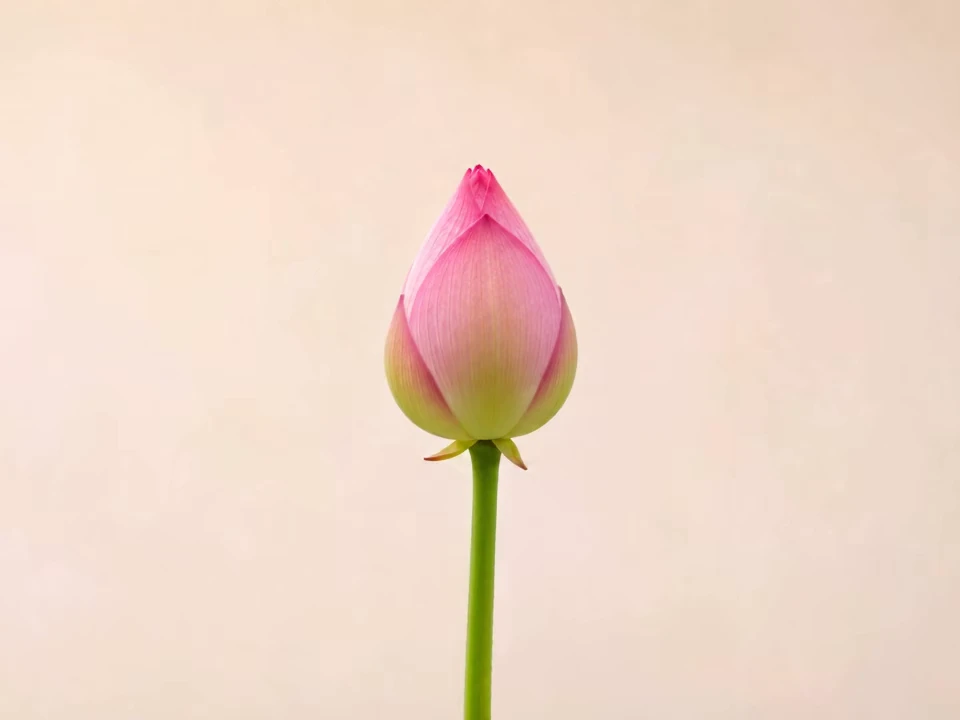
#> input picture dist/assets/lotus/frames/002.webp, 960 x 720 px
$ python -i stabilize-lotus.py   (imports and definitions only)
#> lines starting #> are read from the running program, lines starting #| are printed output that depends on the picture; after the words box and inside, x2 and y2 are one past the last pixel; in counts of white or black regions, pixels touching at a corner belong together
# Extract the flower from each uploaded video frame and use one unchanging backdrop.
from pathlib import Path
from concurrent.futures import ThreadPoolExecutor
from PIL import Image
import numpy as np
import cv2
from scipy.ndimage import binary_fill_holes
# [1 line not run here, left out]
root=Path(__file__).resolve().parents[1]/'dist/assets/lotus'
# [1 line not run here, left out]
y,x=np.mgrid[0:720,0:960];glow=np.maximum(0,1-((x-480)/720)**2-((y-260)/1000)**2)[...,None]
bg=np.clip(np.array([239,222,204])+glow*np.array([9,8,8]),0,255).astype(np.float32)
def process(p):
#> called with p = '../dist/assets/lotus/frames/002.webp'
 im=np.array(Image.open(p).convert('RGB'));h,s,v=cv2.cvtColor(im,cv2.COLOR_RGB2HSV).transpose(2,0,1)
#> in process, im is the input picture: shape (720, 960, 3); mean R, G, B 239.5, 216.2, 200.7
#> after `h, s, v = cv2.cvtColor(im, cv2.COLOR_RGB2HSV).transpose(2, 0, 1)`:
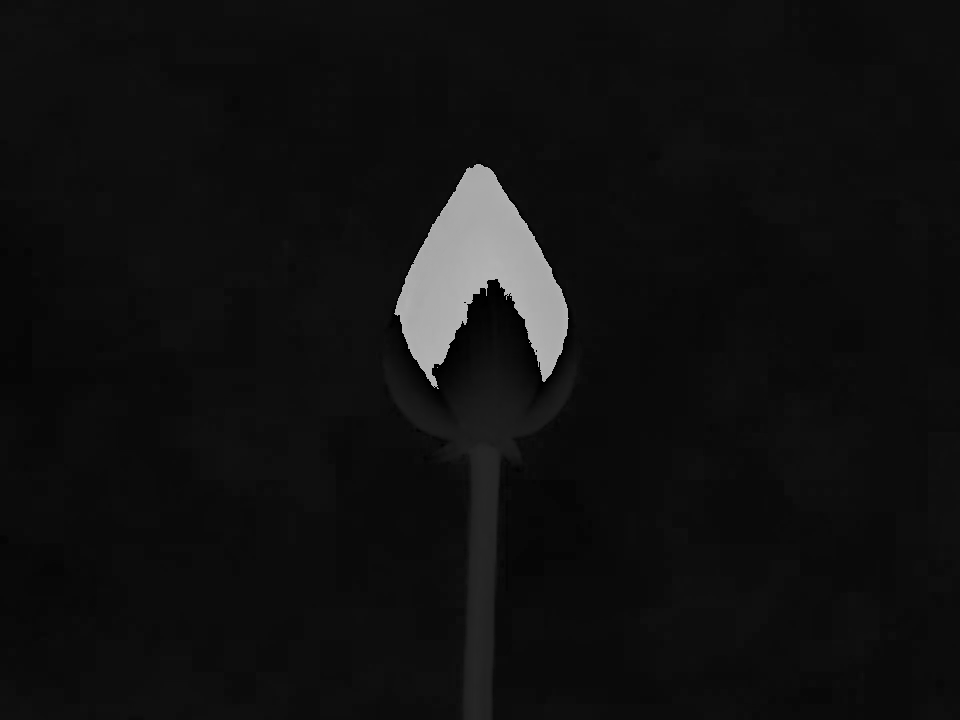
#> h: shape (720, 960); min 0, max 179, mean 16.8
#> after `h, s, v = cv2.cvtColor(im, cv2.COLOR_RGB2HSV).transpose(2, 0, 1)`:
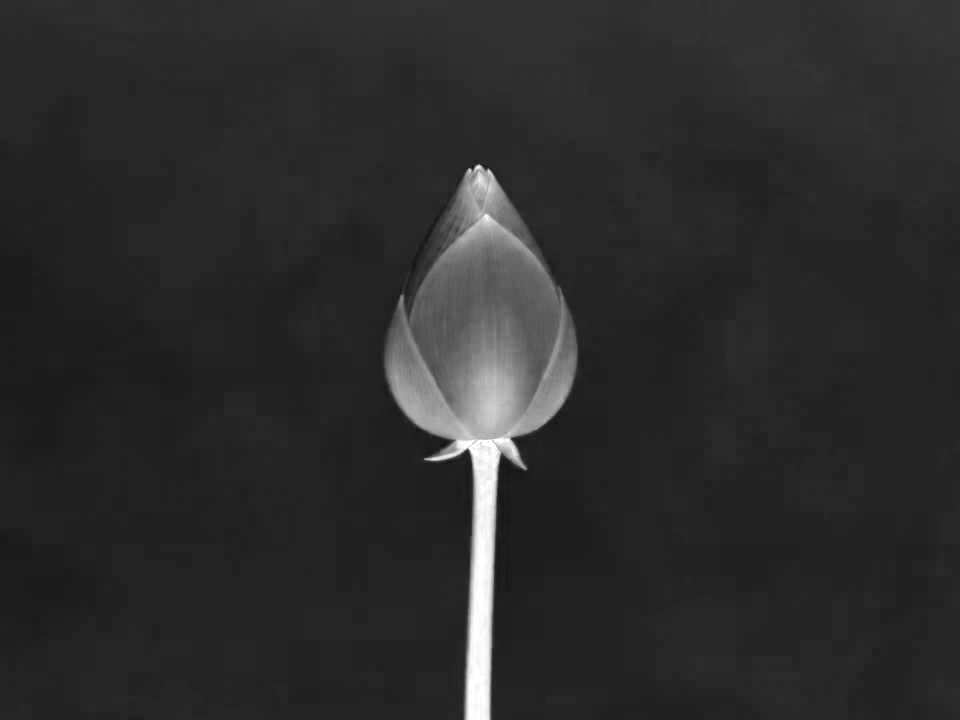
#> s: shape (720, 960); min 18, max 255, mean 44
#> after `h, s, v = cv2.cvtColor(im, cv2.COLOR_RGB2HSV).transpose(2, 0, 1)`:
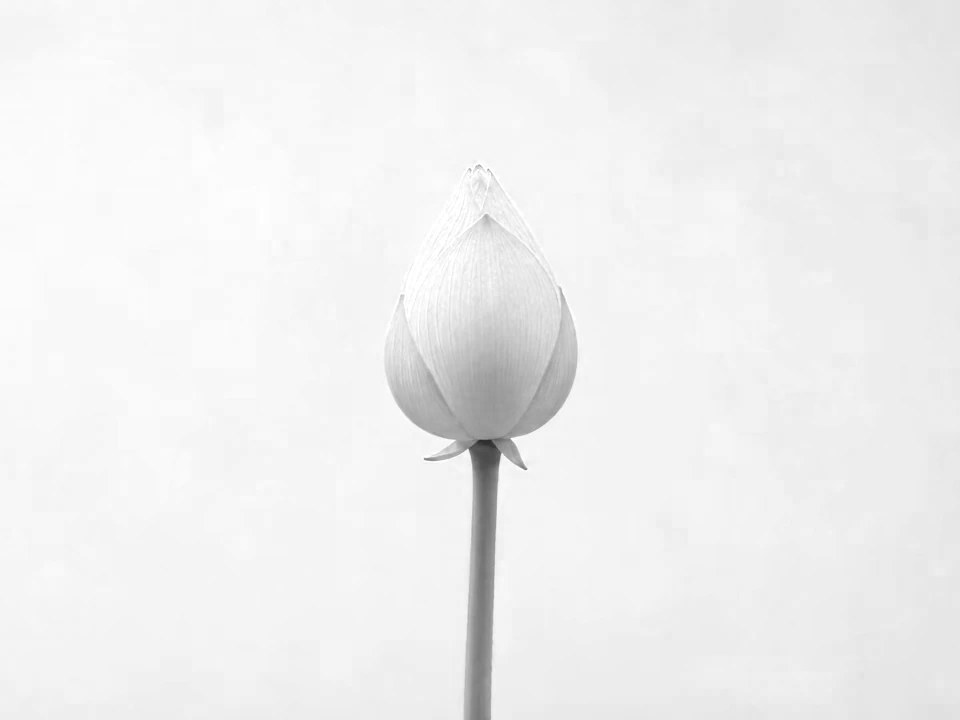
#> v: shape (720, 960); min 41, max 255, mean 239.7
 seed=((h>155)&(s>32))|((h>24)&(h<92)&(s>75))|((h<35)&(s>60))
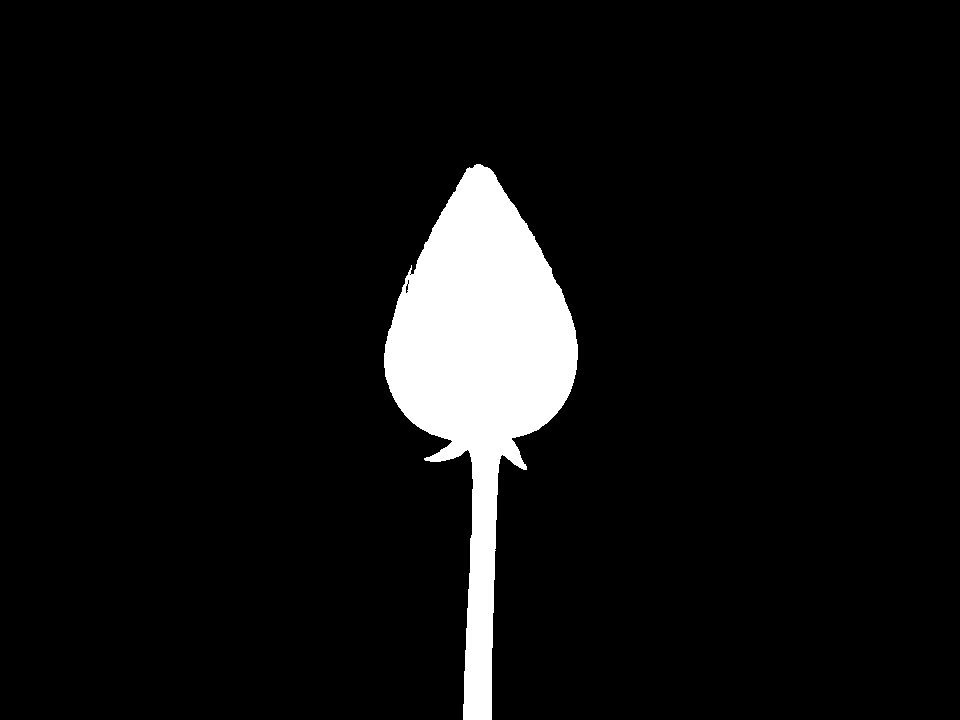
#> seed: shape (720, 960) bool; 6.6% white; 1 white region, box (x1, y1, x2, y2) and area: (384, 164, 578, 720) 45377
 seed=seed.astype('uint8');kernel=cv2.getStructuringElement(cv2.MORPH_ELLIPSE,(31,31));outline=cv2.morphologyEx(seed,cv2.MORPH_CLOSE,kernel)
#> after `outline = cv2.morphologyEx(seed, cv2.MORPH_CLOSE, kernel)`:
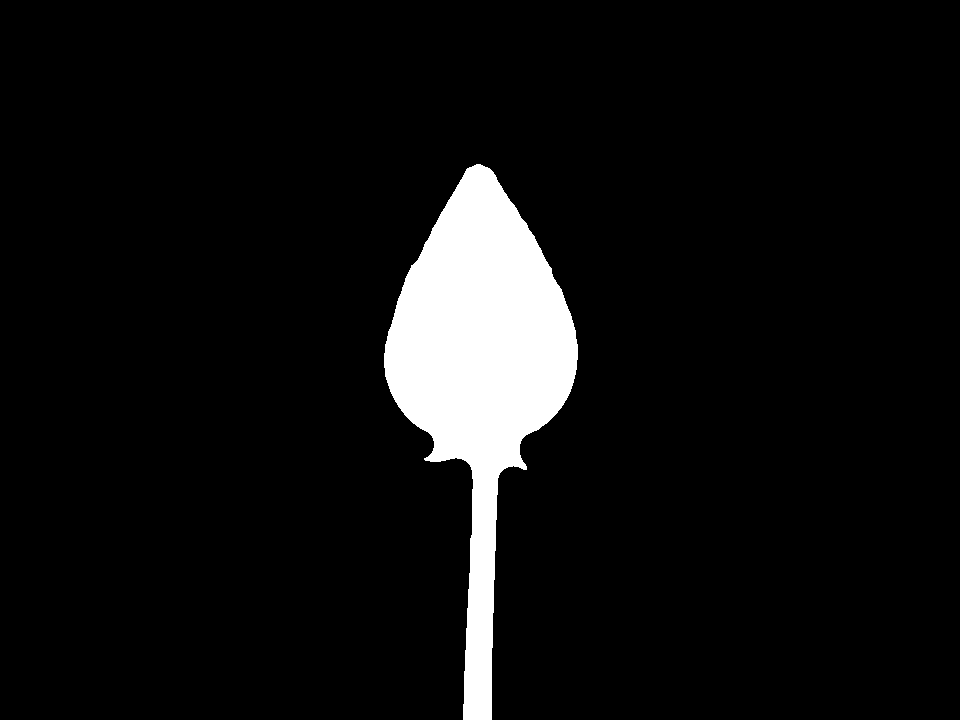
#> outline: shape (720, 960); values 0 (black) and 1 (white), 6.7% white; 1 white region, box (x1, y1, x2, y2) and area: (384, 164, 578, 720) 46049
 mask=np.zeros(seed.shape,'uint8');mask[cv2.dilate(outline,kernel)>0]=cv2.GC_PR_BGD;mask[outline>0]=cv2.GC_PR_FGD
 mask[cv2.erode(seed,np.ones((5,5),'uint8'))>0]=cv2.GC_FGD
 cv2.grabCut(im,mask,None,np.zeros((1,65),np.float64),np.zeros((1,65),np.float64),2,cv2.GC_INIT_WITH_MASK)
 silhouette=((mask==cv2.GC_FGD)|(mask==cv2.GC_PR_FGD)|(seed>0)).astype('uint8')
#> silhouette: shape (720, 960); values 0 (black) and 1 (white), 6.7% white; 1 white region, box (x1, y1, x2, y2) and area: (383, 163, 578, 720) 46498
 silhouette=cv2.morphologyEx(silhouette,cv2.MORPH_CLOSE,cv2.getStructuringElement(cv2.MORPH_ELLIPSE,(41,41)))
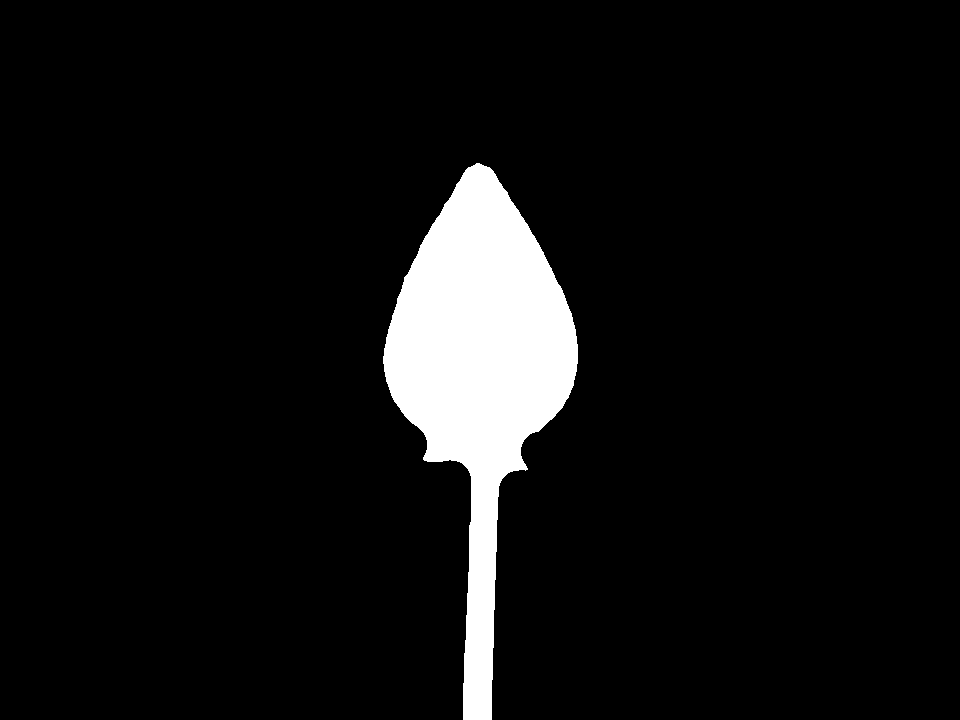
#> silhouette: shape (720, 960); values 0 (black) and 1 (white), 6.9% white; 1 white region, box (x1, y1, x2, y2) and area: (383, 163, 578, 720) 47436
 count,labels,stats,_=cv2.connectedComponentsWithStats(silhouette,8)
#> count = 2; stats = [[0, 0, 960, 720, 643764], [383, 163, 195, 557, 47436]]
 silhouette=(labels==(1+np.argmax(stats[1:,cv2.CC_STAT_AREA]))).astype('uint8')
 alpha=binary_fill_holes(silhouette).astype(np.float32)
 alpha=cv2.GaussianBlur(alpha,(3,3),.5)
 comp=Image.fromarray(np.clip(im*alpha[...,None]+bg*(1-alpha[...,None]),0,255).astype('uint8'))
#> (the run stopped early here; a loop or call above may not have finished)

$ run again, on dist/assets/lotus/stable/003.webp
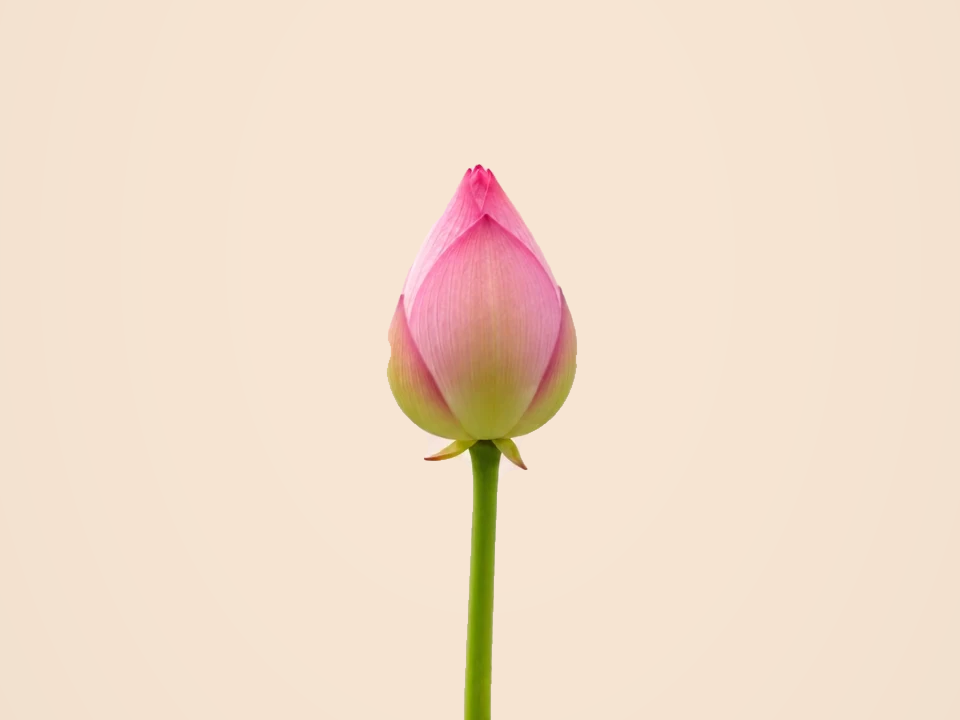
#> input picture dist/assets/lotus/stable/003.webp, 960 x 720 px
#> in process, im is the input picture: shape (720, 960, 3); mean R, G, B 242.2, 222, 203.3
#> in process, `seed=((h>155)&(s>32))|((h>24)&(h<92)&(s>75))|((h<35)&(s>60))`:
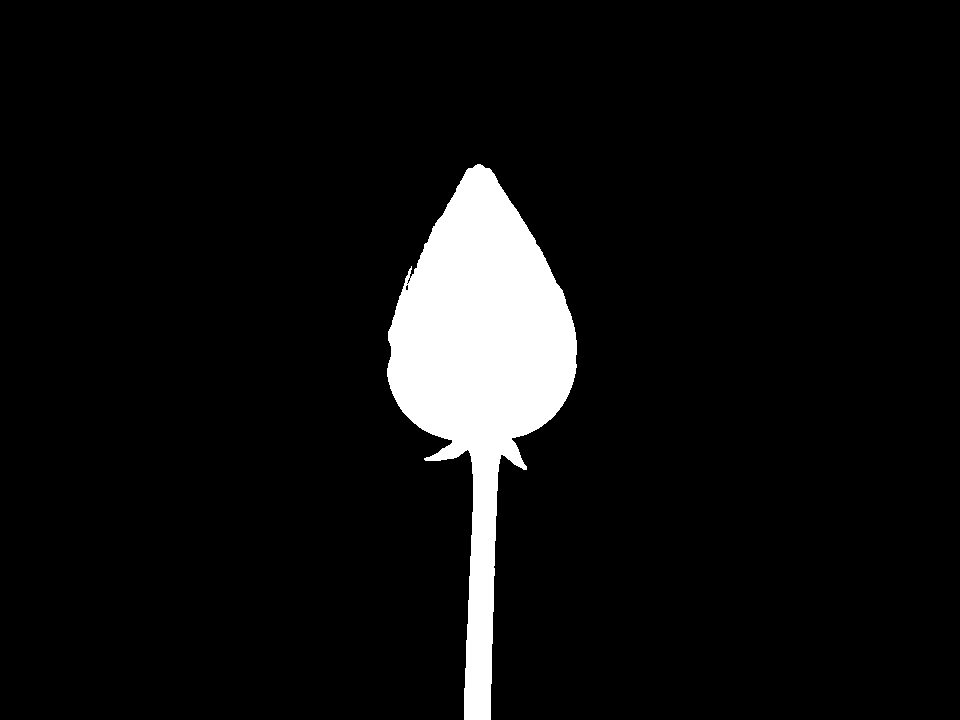
#> seed: shape (720, 960) bool; 6.5% white; 1 white region, box (x1, y1, x2, y2) and area: (387, 164, 577, 720) 44744
#> outline: shape (720, 960); values 0 (black) and 1 (white), 6.6% white; 1 white region, box (x1, y1, x2, y2) and area: (387, 164, 577, 720) 45394
#> in process, `silhouette=((mask==cv2.GC_FGD)|(mask==cv2.GC_PR_FGD)|(seed>0)).astype(..`:
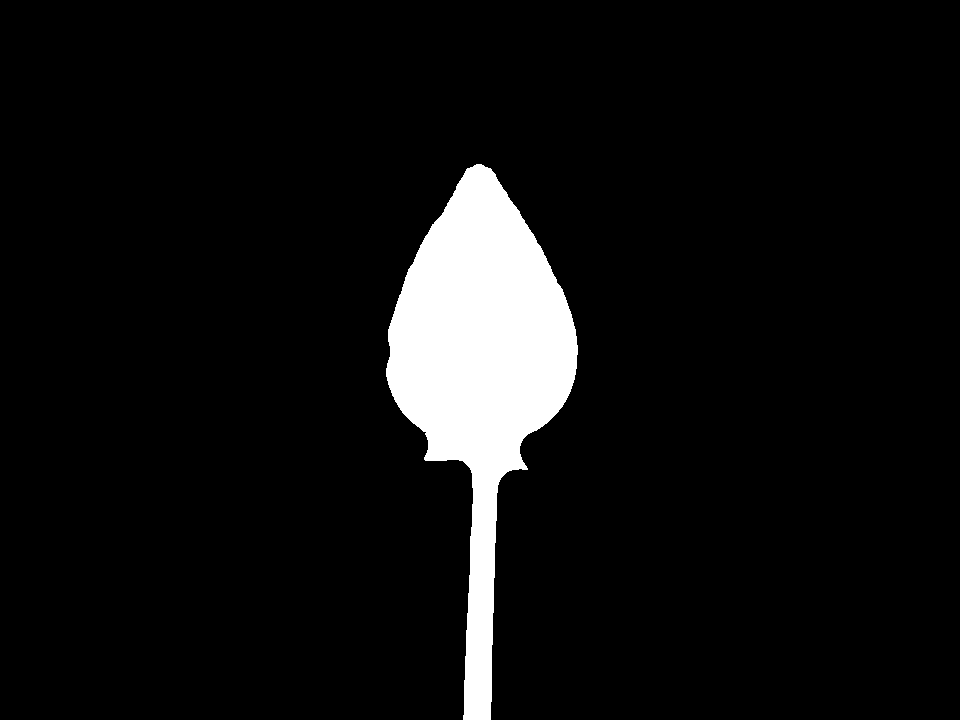
#> silhouette: shape (720, 960); values 0 (black) and 1 (white), 6.7% white; 1 white region, box (x1, y1, x2, y2) and area: (386, 164, 578, 720) 46404
#> labels: shape (720, 960) int32; values 0 (black) and 1 (white), 6.7% white; 1 white region, box (x1, y1, x2, y2) and area: (386, 164, 578, 720) 46495
#> count = 2; stats = [[0, 0, 960, 720, 644705], [386, 164, 192, 556, 46495]]
